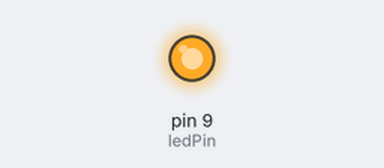
A sketch run on a simulated Arduino Uno, built with avr-gcc and run on an emulated ATmega328P. Parts: output pins drawn as LEDs (lit = HIGH).

Above: at 2.0 s.
At 6.0 s:
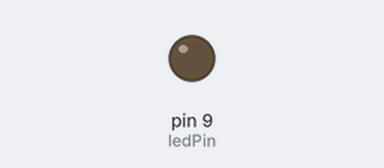
Timing chart, 0 to 10.4 s (numbered marks = the images above):
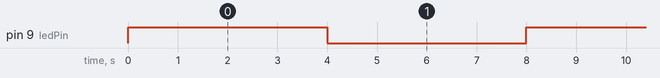

Measured:
- by itself, pin 9 (ledPin): alternates HIGH for 4.0 s and LOW for 4.0 s

The sketch:

Blink.ino
```cpp
/*
  Blink

  Turns an LED on for one second, then off for one second, repeatedly.
*/

// the number of the LED pin
const int ledPin =  9;

// the setup function runs once when you press reset or power the board
void setup() {
  // initialize digital pin LED_BUILTIN as an output.
  pinMode(ledPin, OUTPUT);
}

// the loop function runs over and over again forever
void loop() {
  digitalWrite(ledPin, HIGH);   // turn the LED on (HIGH is the voltage level)
  delay(4000);                       // wait for a second
  digitalWrite(ledPin, LOW);    // turn the LED off by making the voltage LOW
  delay(4000);                       // wait for a second
}
```
